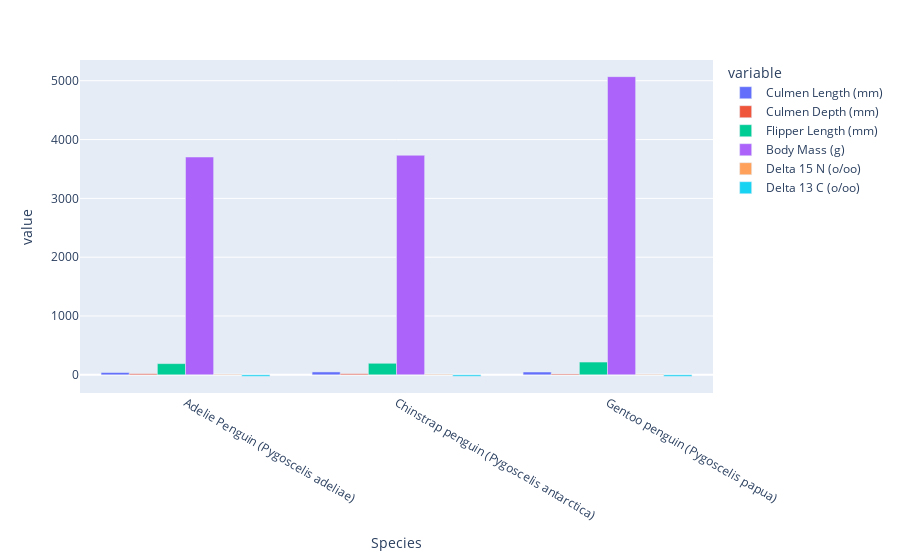

Notebook code for this chart:
### Code cell
fig = px.bar(df1, barmode='group')
fig.show()

### Figure 1 — Plotly figure (JSON) as saved in the notebook; plotly's stock layout.template omitted (floating-point values rounded to 4 significant figures)
{"data": [{"alignmentgroup": "True", "hovertemplate": "variable=Culmen Length (mm)<br>Species=%{x}<br>value=%{y}<extra></extra>", "legendgroup": "Culmen Length (mm)", "marker": {"color": "#636efa", "pattern": {"shape": ""}}, "name": "Culmen Length (mm)", "offsetgroup": "Culmen Length (mm)", "orientation": "v", "showlegend": true, "textposition": "auto", "type": "bar", "x": ["Adelie Penguin (Pygoscelis adeliae)", "Chinstrap penguin (Pygoscelis antarctica)", "Gentoo penguin (Pygoscelis papua)"], "xaxis": "x", "y": [38.83, 48.83, 47.5], "yaxis": "y"}, {"alignmentgroup": "True", "hovertemplate": "variable=Culmen Depth (mm)<br>Species=%{x}<br>value=%{y}<extra></extra>", "legendgroup": "Culmen Depth (mm)", "marker": {"color": "#EF553B", "pattern": {"shape": ""}}, "name": "Culmen Depth (mm)", "offsetgroup": "Culmen Depth (mm)", "orientation": "v", "showlegend": true, "textposition": "auto", "type": "bar", "x": ["Adelie Penguin (Pygoscelis adeliae)", "Chinstrap penguin (Pygoscelis antarctica)", "Gentoo penguin (Pygoscelis papua)"], "xaxis": "x", "y": [18.34, 18.42, 15.0], "yaxis": "y"}, {"alignmentgroup": "True", "hovertemplate": "variable=Flipper Length (mm)<br>Species=%{x}<br>value=%{y}<extra></extra>", "legendgroup": "Flipper Length (mm)", "marker": {"color": "#00cc96", "pattern": {"shape": ""}}, "name": "Flipper Length (mm)", "offsetgroup": "Flipper Length (mm)", "orientation": "v", "showlegend": true, "textposition": "auto", "type": "bar", "x": ["Adelie Penguin (Pygoscelis adeliae)", "Chinstrap penguin (Pygoscelis antarctica)", "Gentoo penguin (Pygoscelis papua)"], "xaxis": "x", "y": [190, 195.8, 217.0], "yaxis": "y"}, {"alignmentgroup": "True", "hovertemplate": "variable=Body Mass (g)<br>Species=%{x}<br>value=%{y}<extra></extra>", "legendgroup": "Body Mass (g)", "marker": {"color": "#ab63fa", "pattern": {"shape": ""}}, "name": "Body Mass (g)", "offsetgroup": "Body Mass (g)", "orientation": "v", "showlegend": true, "textposition": "auto", "type": "bar", "x": ["Adelie Penguin (Pygoscelis adeliae)", "Chinstrap penguin (Pygoscelis antarctica)", "Gentoo penguin (Pygoscelis papua)"], "xaxis": "x", "y": [3703.0, 3733.0, 5069.0], "yaxis": "y"}, {"alignmentgroup": "True", "hovertemplate": "variable=Delta 15 N (o/oo)<br>Species=%{x}<br>value=%{y}<extra></extra>", "legendgroup": "Delta 15 N (o/oo)", "marker": {"color": "#FFA15A", "pattern": {"shape": ""}}, "name": "Delta 15 N (o/oo)", "offsetgroup": "Delta 15 N (o/oo)", "orientation": "v", "showlegend": true, "textposition": "auto", "type": "bar", "x": ["Adelie Penguin (Pygoscelis adeliae)", "Chinstrap penguin (Pygoscelis antarctica)", "Gentoo penguin (Pygoscelis papua)"], "xaxis": "x", "y": [8.845, 9.346, 8.254], "yaxis": "y"}, {"alignmentgroup": "True", "hovertemplate": "variable=Delta 13 C (o/oo)<br>Species=%{x}<br>value=%{y}<extra></extra>", "legendgroup": "Delta 13 C (o/oo)", "marker": {"color": "#19d3f3", "pattern": {"shape": ""}}, "name": "Delta 13 C (o/oo)", "offsetgroup": "Delta 13 C (o/oo)", "orientation": "v", "showlegend": true, "textposition": "auto", "type": "bar", "x": ["Adelie Penguin (Pygoscelis adeliae)", "Chinstrap penguin (Pygoscelis antarctica)", "Gentoo penguin (Pygoscelis papua)"], "xaxis": "x", "y": [-25.81, -24.55, -26.18], "yaxis": "y"}], "layout": {"barmode": "group", "legend": {"title": {"text": "variable"}, "tracegroupgap": 0}, "margin": {"t": 60}, "xaxis": {"anchor": "y", "domain": [0, 1], "title": {"text": "Species"}}, "yaxis": {"anchor": "x", "domain": [0, 1], "title": {"text": "value"}}}}
